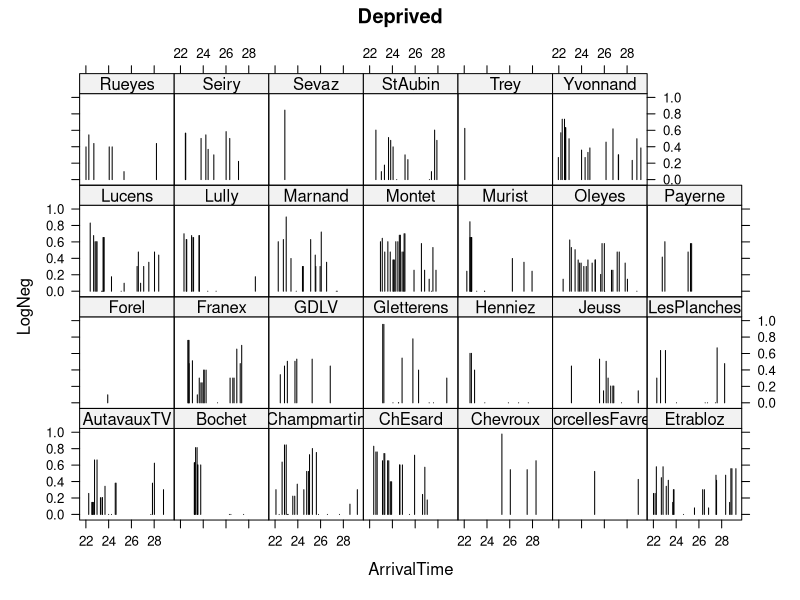
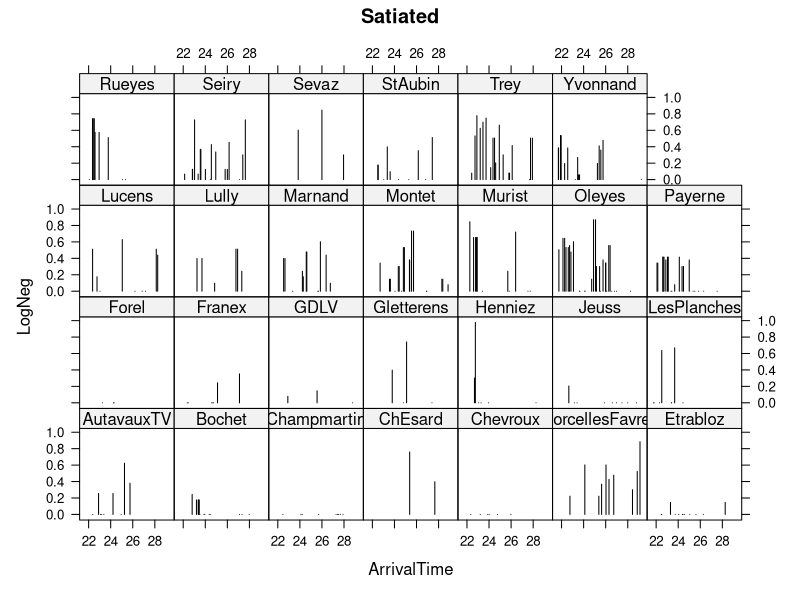

Recreate these plots in R, in order.
# setwd("//media//kswada//MyFiles//R//owls")
setwd("//media//kswada//MyFiles//R//Mixed_effects_and_multilevel_model//owls")

packages <- c("dplyr", "lattice")
purrr::walk(packages, library, character.only = TRUE, warn.conflicts = FALSE)



# ------------------------------------------------------------------------------
# data:  Owls
# ------------------------------------------------------------------------------

Owls <- read.table(file = "Owls.txt", header = TRUE)


str(Owls)

dim(Owls)

car::some(Owls)



# ------------------------------------------------------------------------------
# data exploration:  log Y vs. continuous X
# ------------------------------------------------------------------------------

head(Owls[Owls$Nest == "AutavauxTV", 1:5])



# -->
# The experiment was carried out on two nights, and the food treatment changed.
# Observations 1 and 2 were made at 22.25 and 22.38 hours, but the time difference between them is not 13 minutes, but 24 hours and 13 minutes !
# So, we have to be very careful where we place the auto-regressive correlation sturucture.
# It should be within a nest on a certain night.
# The random intercept and the compound correlation models place the correlation within the same nest, irrespective of the night.

# The observations are not regularly spaced, at least not from our point of view.
# However, from the owl parent's point of view, time between visits may be regularly spaced.
# With this we mean that it may well be possible that the parents chose the nest visiting times.
# Obviously, if there is not enough food, and the parents need a lot of effort or time to catch prey, this is not a valid assumption.
# But if there is a surplus of food, this may well be a valid assumption.
# Let us assume the owls indeed chose the times and therefore, we consider the longitudinal data as regularly spaced.


# This basically means that we assume that distances (along the time axis) betwen the vertical lines are all the same.
Owls$LogNeg <- log10(Owls$NegPerChick + 1)

xyplot(LogNeg ~ ArrivalTime | Nest, data = Owls, type = "h", col = 1, subset = (FoodTreatment == "Deprived"), main = "Deprived")

xyplot(LogNeg ~ ArrivalTime | Nest, data = Owls, type="h", col = 1, subset = (FoodTreatment == "Satiated"), main = "Satiated")
